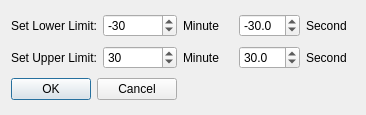
<?xml version="1.0" encoding="UTF-8"?>
<ui version="4.0">
 <class>ResidualDialog</class>
 <widget class="QDialog" name="ResidualDialog">
  <property name="geometry">
   <rect>
    <x>0</x>
    <y>0</y>
    <width>366</width>
    <height>115</height>
   </rect>
  </property>
  <property name="windowTitle">
   <string>Set Residual Limits</string>
  </property>
  <layout class="QGridLayout" name="gridLayout">
   <item row="0" column="2">
    <widget class="QLabel" name="LL_min_label">
     <property name="text">
      <string>Minute</string>
     </property>
    </widget>
   </item>
   <item row="0" column="3">
    <widget class="QDoubleSpinBox" name="LL_sec">
     <property name="decimals">
      <number>1</number>
     </property>
     <property name="minimum">
      <double>-100.000000000000000</double>
     </property>
     <property name="maximum">
      <double>-0.500000000000000</double>
     </property>
     <property name="singleStep">
      <double>0.500000000000000</double>
     </property>
     <property name="value">
      <double>-30.000000000000000</double>
     </property>
    </widget>
   </item>
   <item row="1" column="4">
    <widget class="QLabel" name="UL_sec_label">
     <property name="text">
      <string>Second</string>
     </property>
    </widget>
   </item>
   <item row="2" column="0" colspan="2">
    <widget class="QDialogButtonBox" name="buttonBox">
     <property name="orientation">
      <enum>Qt::Horizontal</enum>
     </property>
     <property name="standardButtons">
      <set>QDialogButtonBox::Cancel|QDialogButtonBox::Ok</set>
     </property>
    </widget>
   </item>
   <item row="1" column="2">
    <widget class="QLabel" name="UL_min_label">
     <property name="text">
      <string>Minute</string>
     </property>
    </widget>
   </item>
   <item row="1" column="3">
    <widget class="QDoubleSpinBox" name="UL_sec">
     <property name="decimals">
      <number>1</number>
     </property>
     <property name="minimum">
      <double>0.500000000000000</double>
     </property>
     <property name="value">
      <double>30.000000000000000</double>
     </property>
    </widget>
   </item>
   <item row="0" column="0">
    <widget class="QLabel" name="LL_label">
     <property name="sizePolicy">
      <sizepolicy hsizetype="Fixed" vsizetype="Preferred">
       <horstretch>0</horstretch>
       <verstretch>0</verstretch>
      </sizepolicy>
     </property>
     <property name="text">
      <string>Set Lower Limit:</string>
     </property>
    </widget>
   </item>
   <item row="1" column="0">
    <widget class="QLabel" name="UL_label">
     <property name="sizePolicy">
      <sizepolicy hsizetype="Fixed" vsizetype="Preferred">
       <horstretch>0</horstretch>
       <verstretch>0</verstretch>
      </sizepolicy>
     </property>
     <property name="text">
      <string>Set Upper Limit:</string>
     </property>
    </widget>
   </item>
   <item row="0" column="4">
    <widget class="QLabel" name="LL_sec_label">
     <property name="text">
      <string>Second</string>
     </property>
    </widget>
   </item>
   <item row="1" column="1">
    <widget class="QDoubleSpinBox" name="UL_min">
     <property name="decimals">
      <number>0</number>
     </property>
     <property name="minimum">
      <double>0.000000000000000</double>
     </property>
     <property name="value">
      <double>30.000000000000000</double>
     </property>
    </widget>
   </item>
   <item row="0" column="1">
    <widget class="QDoubleSpinBox" name="LL_min">
     <property name="decimals">
      <number>0</number>
     </property>
     <property name="minimum">
      <double>-100.000000000000000</double>
     </property>
     <property name="maximum">
      <double>0.000000000000000</double>
     </property>
     <property name="value">
      <double>-30.000000000000000</double>
     </property>
    </widget>
   </item>
  </layout>
 </widget>
 <resources/>
 <connections>
  <connection>
   <sender>buttonBox</sender>
   <signal>accepted()</signal>
   <receiver>ResidualDialog</receiver>
   <slot>accept()</slot>
   <hints>
    <hint type="sourcelabel">
     <x>248</x>
     <y>254</y>
    </hint>
    <hint type="destinationlabel">
     <x>157</x>
     <y>274</y>
    </hint>
   </hints>
  </connection>
  <connection>
   <sender>buttonBox</sender>
   <signal>rejected()</signal>
   <receiver>ResidualDialog</receiver>
   <slot>reject()</slot>
   <hints>
    <hint type="sourcelabel">
     <x>316</x>
     <y>260</y>
    </hint>
    <hint type="destinationlabel">
     <x>286</x>
     <y>274</y>
    </hint>
   </hints>
  </connection>
 </connections>
</ui>
